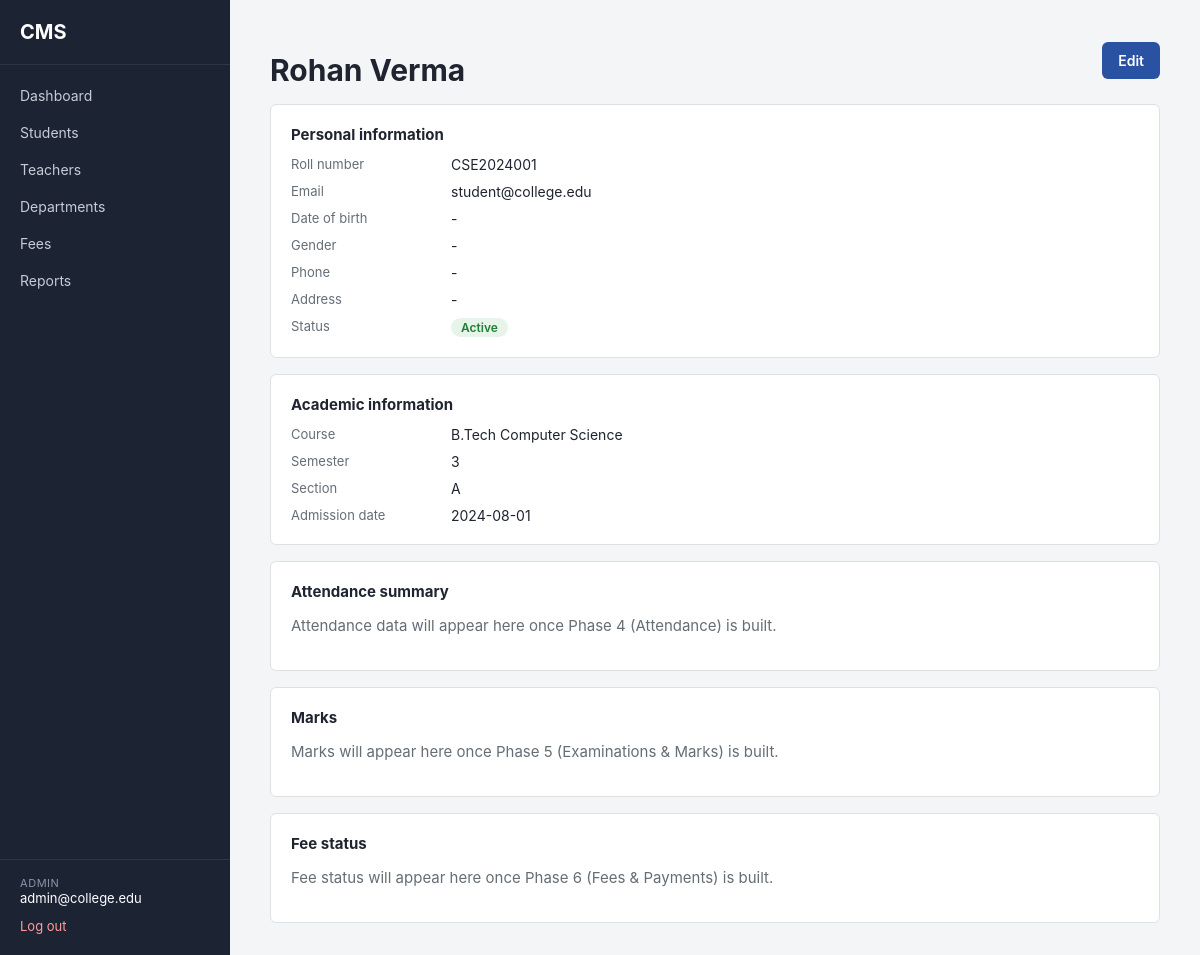
Page /admin/students/1 (signed in) on the committed database.
### app/models/user.py (models this page shows, shortened)
class User(db.Model, UserMixin, TimestampMixin):
    __tablename__ = "users"
    id = db.Column(db.Integer, primary_key=True)
    email = db.Column(db.String(120), unique=True, nullable=False, index=True)
    password_hash = db.Column(db.String(255), nullable=False)
    role = db.Column(db.String(20), nullable=False)
    is_active_account = db.Column(db.Boolean, default=True, nullable=False)
    student_profile = db.relationship(
        "Student", backref="user", uselist=False, cascade="all, delete-orphan"
    )
    teacher_profile = db.relationship(
        "Teacher", backref="user", uselist=False, cascade="all, delete-orphan"
    )
    @property
    def is_active(self):
        return self.is_active_account
    def is_admin(self):
        return self.role == "admin"

### app/models/student.py (models this page shows, shortened)
class Student(db.Model, TimestampMixin):
    __tablename__ = "students"
    id = db.Column(db.Integer, primary_key=True)
    user_id = db.Column(
        db.Integer, db.ForeignKey("users.id"), unique=True, nullable=False
    )
    roll_number = db.Column(db.String(30), unique=True, nullable=False)
    full_name = db.Column(db.String(150), nullable=False)
    date_of_birth = db.Column(db.Date, nullable=True)
    gender = db.Column(db.String(20), nullable=True)
    phone = db.Column(db.String(20), nullable=True)
    address = db.Column(db.String(255), nullable=True)
    admission_date = db.Column(db.Date, nullable=True)
    course_id = db.Column(db.Integer, db.ForeignKey("courses.id"), nullable=False)
    current_semester_id = db.Column(
        db.Integer, db.ForeignKey("semesters.id"), nullable=True
    )
    section_id = db.Column(db.Integer, db.ForeignKey("sections.id"), nullable=True)
    is_active_student = db.Column(db.Boolean, default=True, nullable=False)
    current_semester = db.relationship(
        "Semester", foreign_keys=[current_semester_id]
    )
    enrollments = db.relationship("Enrollment", backref="student", lazy=True)
    attendance_records = db.relationship("Attendance", backref="student", lazy=True)
    marks_records = db.relationship("Marks", backref="student", lazy=True)
    fees = db.relationship("Fee", backref="student", lazy=True)

### app/models/course.py (models this page shows, shortened)
class Course(db.Model, TimestampMixin):
    __tablename__ = "courses"
    id = db.Column(db.Integer, primary_key=True)
    name = db.Column(db.String(100), nullable=False)
    code = db.Column(db.String(20), unique=True, nullable=False)
    duration_years = db.Column(db.Integer, nullable=False, default=4)
    department_id = db.Column(
        db.Integer, db.ForeignKey("departments.id"), nullable=False
    )
    semesters = db.relationship("Semester", backref="course", lazy=True)
    students = db.relationship("Student", backref="course", lazy=True)

### app/models/semester.py (models this page shows, shortened)
class Semester(db.Model, TimestampMixin):
    __tablename__ = "semesters"
    id = db.Column(db.Integer, primary_key=True)
    number = db.Column(db.Integer, nullable=False)  # 1, 2, 3 ...
    course_id = db.Column(db.Integer, db.ForeignKey("courses.id"), nullable=False)
    sections = db.relationship("Section", backref="semester", lazy=True)
    subjects = db.relationship("Subject", backref="semester", lazy=True)
    __table_args__ = (
        db.UniqueConstraint("course_id", "number", name="uq_course_semester"),
    )

### app/models/section.py (models this page shows, shortened)
class Section(db.Model, TimestampMixin):
    __tablename__ = "sections"
    id = db.Column(db.Integer, primary_key=True)
    name = db.Column(db.String(10), nullable=False)  # "A", "B", ...
    semester_id = db.Column(db.Integer, db.ForeignKey("semesters.id"), nullable=False)
    students = db.relationship("Student", backref="section", lazy=True)
    __table_args__ = (
        db.UniqueConstraint("semester_id", "name", name="uq_semester_section"),
    )

### app/routes/students.py (the view)
@students_bp.route("/<int:student_id>")
@login_required
@role_required("admin")
def view_student(student_id):
    student = Student.query.get_or_404(student_id)
    return render_template("students/profile.html", student=student)

### app/templates/students/profile.html (shortened to what this page needs)
{% extends "base.html" %}
{% block content %}
<div class="page-header">
    <h1>{{ student.full_name }}</h1>
    <a href="{{ url_for('students.edit_student', student_id=student.id) }}" class="btn btn-primary">Edit</a>
</div>
<div class="card">
    <h2 class="card-title">Personal information</h2>
    <dl class="detail-grid">
        <dt>Roll number</dt><dd>{{ student.roll_number }}</dd>
        <dt>Email</dt><dd>{{ student.user.email }}</dd>
        <dt>Date of birth</dt><dd>{{ student.date_of_birth or "-" }}</dd>
        <dt>Gender</dt><dd>{{ student.gender or "-" }}</dd>
        <dt>Phone</dt><dd>{{ student.phone or "-" }}</dd>
        <dt>Address</dt><dd>{{ student.address or "-" }}</dd>
        <dt>Status</dt>
        <dd>
            <span class="badge {{ 'badge-success' if student.is_active_student else 'badge-muted' }}">
                {{ "Active" if student.is_active_student else "Inactive" }}
            </span>
        </dd>
    </dl>
</div>
<div class="card">
    <h2 class="card-title">Academic information</h2>
    <dl class="detail-grid">
        <dt>Course</dt><dd>{{ student.course.name if student.course else "-" }}</dd>
        <dt>Semester</dt><dd>{{ student.current_semester.number if student.current_semester else "-" }}</dd>
        <dt>Section</dt><dd>{{ student.section.name if student.section else "-" }}</dd>
        <dt>Admission date</dt><dd>{{ student.admission_date or "-" }}</dd>
    </dl>
</div>
<div class="card">
    <h2 class="card-title">Attendance summary</h2>
    <p class="text-muted">Attendance data will appear here once Phase 4 (Attendance) is built.</p>
</div>
<div class="card">
    <h2 class="card-title">Marks</h2>
    <p class="text-muted">Marks will appear here once Phase 5 (Examinations & Marks) is built.</p>
</div>
<div class="card">
    <h2 class="card-title">Fee status</h2>
    <p class="text-muted">Fee status will appear here once Phase 6 (Fees & Payments) is built.</p>
</div>
{% endblock %}

### app/templates/base.html (shortened to what this page needs)
<!DOCTYPE html>
<html lang="en">
<head>
    <link rel="stylesheet" href="{{ url_for('static', filename='css/style.css') }}">
</head>
<body>
{% if current_user.is_authenticated %}
<div class="layout">
    <aside class="sidebar">
        <div class="sidebar-brand">CMS</div>
        <nav class="sidebar-nav">
            <a href="{{ url_for('main.dashboard') }}" class="nav-link">Dashboard</a>
            {% if current_user.is_admin() %}
                <a href="{{ url_for('students.list_students') }}" class="nav-link">Students</a>
                <a href="{{ url_for('teachers.list_teachers') }}" class="nav-link">Teachers</a>
                <a href="#" class="nav-link">Departments</a>
                <a href="#" class="nav-link">Fees</a>
                <a href="#" class="nav-link">Reports</a>
            {% elif current_user.is_teacher() %}
                <a href="#" class="nav-link">My Subjects</a>
                <a href="#" class="nav-link">Attendance</a>
                <a href="#" class="nav-link">Marks</a>
            {% else %}
                <a href="#" class="nav-link">My Attendance</a>
                <a href="#" class="nav-link">My Marks</a>
                <a href="#" class="nav-link">My Fees</a>
            {% endif %}
        </nav>
        <div class="sidebar-footer">
            <div class="user-chip">
                <span class="user-role">{{ current_user.role }}</span>
                <span class="user-email">{{ current_user.email }}</span>
            </div>
            <a href="{{ url_for('auth.logout') }}" class="logout-link">Log out</a>
        </div>
    </aside>
    <main class="content">
        {% block content %}{% endblock %}
    </main>
</div>
{% else %}
    {% include "_flash.html" %}
    {% block guest_content %}{% endblock %}
{% endif %}
</body>
</html>

### app/static/css/style.css (style rules this page uses)
:root { --color-bg: #f4f5f7; --color-surface: #ffffff; --color-border: #dde1e6; --color-text: #1f2430; --color-text-muted: #656d76; --color-primary: #2952a3; --color-primary-dark: #1f3f80; --color-sidebar-bg: #1c2333; --color-sidebar-text: #c7cbd6; --color-sidebar-text-active: #ffffff; --color-success: #1e7e34; --color-danger: #b3261e; --color-warning: #8a6d00; --color-info: #14618c; --radius: 6px; --font: -apple-system, BlinkMacSystemFont, "Segoe UI", Roboto, Helvetica, Arial, sans-serif; }
* { box-sizing: border-box; }
body { margin: 0; font-family: var(--font); background: var(--color-bg); color: var(--color-text); font-size: 15px; }
a { color: var(--color-primary); text-decoration: none; }
.layout { display: flex; min-height: 100vh; }
.sidebar { width: 230px; flex-shrink: 0; background: var(--color-sidebar-bg); color: var(--color-sidebar-text); display: flex; flex-direction: column; padding: 20px 0; }
.sidebar-brand { font-weight: 700; font-size: 20px; color: #fff; padding: 0 20px 20px 20px; border-bottom: 1px solid rgba(255, 255, 255, 0.08); }
.sidebar-nav { display: flex; flex-direction: column; margin-top: 12px; flex-grow: 1; }
.nav-link { color: var(--color-sidebar-text); padding: 10px 20px; font-size: 14px; }
.sidebar-footer { padding: 16px 20px 0 20px; border-top: 1px solid rgba(255, 255, 255, 0.08); }
.user-chip { display: flex; flex-direction: column; margin-bottom: 10px; }
.user-role { text-transform: uppercase; font-size: 11px; letter-spacing: 0.05em; color: #8b93a7; }
.user-email { font-size: 13px; color: #fff; }
.logout-link { font-size: 13px; color: #ff9d9d; }
.content { flex-grow: 1; padding: 32px 40px; max-width: 1100px; }
.card { background: var(--color-surface); border: 1px solid var(--color-border); border-radius: var(--radius); padding: 20px; margin-top: 16px; }
.btn { display: inline-block; border: none; border-radius: var(--radius); padding: 10px 16px; font-size: 14px; font-weight: 600; cursor: pointer; }
.btn-primary { background: var(--color-primary); color: #fff; }
.page-header { display: flex; align-items: center; justify-content: space-between; margin-bottom: 4px; }
.page-header h1 { margin-bottom: 0; }
.badge { display: inline-block; padding: 2px 10px; border-radius: 100px; font-size: 12px; font-weight: 600; }
.badge-success { background: #e6f4ea; color: var(--color-success); }
.card-title { font-size: 15px; margin: 0 0 12px 0; }
.detail-grid { display: grid; grid-template-columns: 160px 1fr; row-gap: 10px; margin: 0; }
.detail-grid dt { color: var(--color-text-muted); font-size: 13px; }
.detail-grid dd { margin: 0; font-size: 14px; }
.text-muted { color: var(--color-text-muted); }

### rows in the picture
User: role "ADMIN", email "admin@college.edu"
Student: full_name "Rohan Verma", roll_number "CSE2024001", date_of_birth "-", gender "-", phone "-", address "-", is_active_student "Active", admission_date "2024-08-01"
User: user.email "student@college.edu"
Course: course "B.Tech Computer Science"
Semester: current_semester "3"
Section: section "A"
